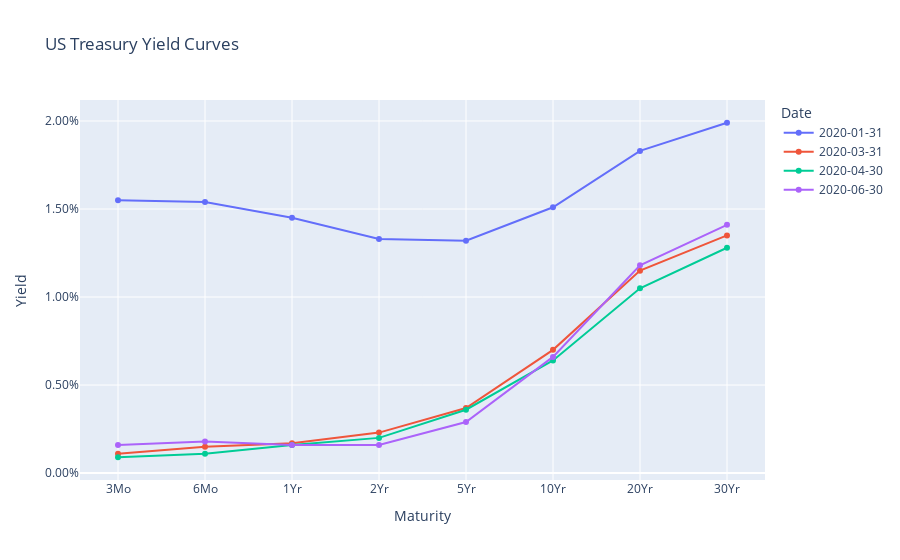

The cell this chart's notebook holds for it:
### Code cell
YCDates = ['20200131','20200229','20200331','20200430','20200531','20200630']

plotDF = pd.melt(USTYC,id_vars="Date",var_name="Maturity",value_name="Yield")
plotDF = plotDF.loc[plotDF["Date"].isin(YCDates),:].reset_index(drop=True)
plotDF["Maturity"] = plotDF["Maturity"].str.slice(start=1)
plotDF["Date"] = plotDF["Date"].dt.date.astype(str)

px.line(plotDF,x="Maturity",y="Yield",color="Date",title="US Treasury Yield Curves")\
.update_layout(yaxis=dict(tickformat=".2%")).update_traces(mode='lines+markers')

### Figure 1 — Plotly figure (JSON) as saved in the notebook; plotly's stock layout.template omitted (floating-point values rounded to 4 significant figures)
{"data": [{"hovertemplate": "Date=2020-01-31<br>Maturity=%{x}<br>Yield=%{y}<extra></extra>", "legendgroup": "2020-01-31", "line": {"color": "#636efa", "dash": "solid"}, "mode": "lines+markers", "name": "2020-01-31", "orientation": "v", "showlegend": true, "type": "scatter", "x": ["3Mo", "6Mo", "1Yr", "2Yr", "5Yr", "10Yr", "20Yr", "30Yr"], "xaxis": "x", "y": [0.0155, 0.0154, 0.0145, 0.0133, 0.0132, 0.0151, 0.0183, 0.0199], "yaxis": "y"}, {"hovertemplate": "Date=2020-03-31<br>Maturity=%{x}<br>Yield=%{y}<extra></extra>", "legendgroup": "2020-03-31", "line": {"color": "#EF553B", "dash": "solid"}, "mode": "lines+markers", "name": "2020-03-31", "orientation": "v", "showlegend": true, "type": "scatter", "x": ["3Mo", "6Mo", "1Yr", "2Yr", "5Yr", "10Yr", "20Yr", "30Yr"], "xaxis": "x", "y": [0.0011, 0.0015, 0.0017, 0.0023, 0.0037, 0.007, 0.0115, 0.0135], "yaxis": "y"}, {"hovertemplate": "Date=2020-04-30<br>Maturity=%{x}<br>Yield=%{y}<extra></extra>", "legendgroup": "2020-04-30", "line": {"color": "#00cc96", "dash": "solid"}, "mode": "lines+markers", "name": "2020-04-30", "orientation": "v", "showlegend": true, "type": "scatter", "x": ["3Mo", "6Mo", "1Yr", "2Yr", "5Yr", "10Yr", "20Yr", "30Yr"], "xaxis": "x", "y": [0.0009, 0.0011, 0.0016, 0.002, 0.0036, 0.0064, 0.0105, 0.0128], "yaxis": "y"}, {"hovertemplate": "Date=2020-06-30<br>Maturity=%{x}<br>Yield=%{y}<extra></extra>", "legendgroup": "2020-06-30", "line": {"color": "#ab63fa", "dash": "solid"}, "mode": "lines+markers", "name": "2020-06-30", "orientation": "v", "showlegend": true, "type": "scatter", "x": ["3Mo", "6Mo", "1Yr", "2Yr", "5Yr", "10Yr", "20Yr", "30Yr"], "xaxis": "x", "y": [0.0016, 0.0018, 0.0016, 0.0016, 0.0029, 0.0066, 0.0118, 0.0141], "yaxis": "y"}], "layout": {"autosize": true, "legend": {"title": {"text": "Date"}, "tracegroupgap": 0}, "title": {"text": "US Treasury Yield Curves"}, "xaxis": {"anchor": "y", "autorange": true, "domain": [0, 1], "range": [-0.4364, 7.436], "title": {"text": "Maturity"}, "type": "category"}, "yaxis": {"anchor": "x", "autorange": true, "domain": [0, 1], "range": [-0.0004917, 0.02129], "tickformat": ".2%", "title": {"text": "Yield"}, "type": "linear"}}}
